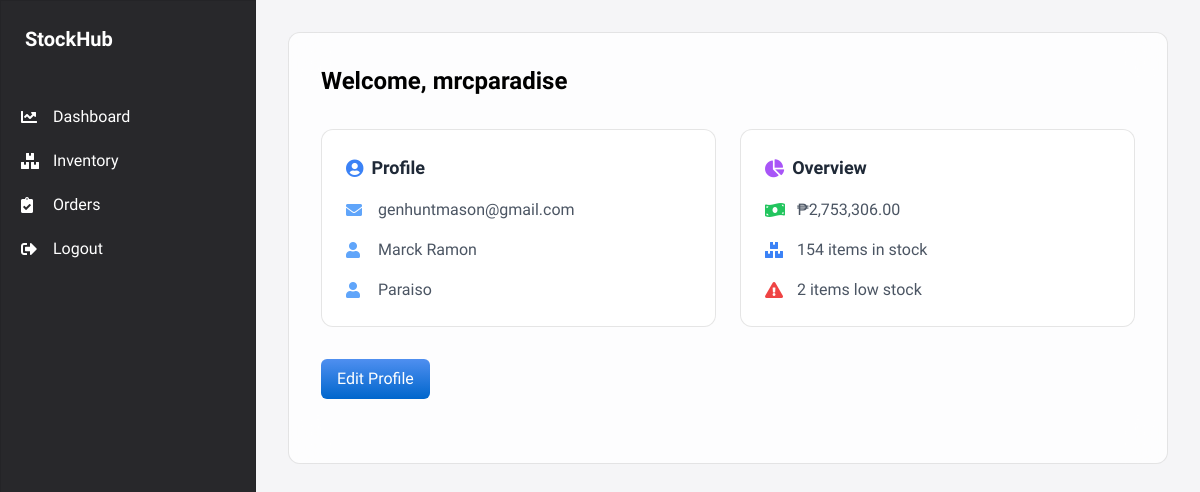
Page /inventory/dashboard/ (signed in) on the committed database.
### accounts/models.py (models this page shows, shortened)
class Admin(AbstractUser):
    email = models.EmailField(unique=True)
    first_name = models.CharField(max_length=150, null=False)
    last_name = models.CharField(max_length=150, null=False)
    USERNAME_FIELD = 'username'
    REQUIRED_FIELDS = ['email', 'first_name', 'last_name']
    objects = AdminManager()
    class Meta:
        verbose_name = 'admin'
        verbose_name_plural = 'admins'

### inventory/views.py (the view)
# urls.py: path('dashboard/', views.dashboard, name='dashboard'),
@login_required
def dashboard(request):
    user = request.user
    total_inventory_value = sum(item.quantity * item.price for item in InventoryItem.objects.all())
    total_items_in_stock = sum(item.quantity for item in InventoryItem.objects.all())
    low_stock_count = sum(1 for item in InventoryItem.objects.all() if item.quantity < 10)  # Example threshold for low stock
    return render(request, 'inventory/dashboard.html', {
        'user': user,
        'total_inventory_value': total_inventory_value,
        'total_items_in_stock': total_items_in_stock,
        'low_stock_count': low_stock_count,
    })

### inventory/templates/inventory/dashboard.html (shortened to what this page needs)
<!DOCTYPE html>
<html lang="en">
<head>
    {% load static %}
    {% load humanize %}
    <script src="https://cdn.tailwindcss.com"></script>
    <link href="https://cdnjs.cloudflare.com/ajax/libs/font-awesome/5.15.1/css/all.min.css" rel="stylesheet">
</head>
<body class="bg-[#f5f5f7] h-screen flex">
    <aside class="w-64 macos-window bg-[#28282b] text-white flex flex-col h-full" x-data="{ open: true }">
        <div class="flex items-center p-6">
            <h2 class="text-xl font-semibold">StockHub</h2>
        </div>
        <nav class="mt-4 flex-grow" :class="{'hidden': !open, 'block': open}">
            <a class="sidebar-item flex items-center" href="{% url 'dashboard' %}">
                <i class="fas fa-chart-line w-5"></i>
                <span class="ml-3">Dashboard</span>
            </a>
            <a class="sidebar-item flex items-center" href="{% url 'inventory_items' %}">
                <i class="fas fa-boxes w-5"></i>
                <span class="ml-3">Inventory</span>
            </a>
            <a class="sidebar-item flex items-center" href="{% url 'order_management' %}">
                <i class="fas fa-clipboard-check w-5"></i>
                <span class="ml-3">Orders</span>
            </a>
            <a class="sidebar-item flex items-center mt-auto" href="{% url 'logout' %}">
                <i class="fas fa-sign-out-alt w-5"></i>
                <span class="ml-3">Logout</span>
            </a>
        </nav>
    </aside>
    <main class="flex-1 p-8 overflow-auto">
        {% block content %}
        <div class="macos-window rounded-xl p-8">
            <h1 class="text-2xl font-semibold mb-8">Welcome, {{ user.username }}</h1>
            <div class="grid grid-cols-1 md:grid-cols-2 gap-6 mb-8">
                <div class="macos-window rounded-xl p-6 bg-white bg-opacity-50">
                    <h2 class="text-lg font-semibold mb-4 flex items-center text-gray-800">
                        <i class="fas fa-user-circle text-blue-500 mr-2"></i> Profile
                    </h2>
                    <div class="space-y-4">
                        <div class="flex items-center text-gray-600">
                            <i class="fas fa-envelope text-blue-400 w-5"></i>
                            <span class="ml-3">{{ user.email|default:"Add email" }}</span>
                        </div>
                        <div class="flex items-center text-gray-600">
                            <i class="fas fa-user text-blue-400 w-5"></i>
                            <span class="ml-3">{{ user.first_name|default:"Add first name" }}</span>
                        </div>
                        <div class="flex items-center text-gray-600">
                            <i class="fas fa-user text-blue-400 w-5"></i>
                            <span class="ml-3">{{ user.last_name|default:"Add last name" }}</span>
                        </div>
                    </div>
                </div>
                <div class="macos-window rounded-xl p-6 bg-white bg-opacity-50">
                    <h2 class="text-lg font-semibold mb-4 flex items-center text-gray-800">
                        <i class="fas fa-chart-pie text-purple-500 mr-2"></i> Overview
                    </h2>
                    <div class="space-y-4">
                        <div class="flex items-center text-gray-600">
                            <i class="fas fa-money-bill-wave text-green-500 w-5"></i>
                            <span class="ml-3">₱{{ total_inventory_value|intcomma }}</span>
                        </div>
                        <div class="flex items-center text-gray-600">
                            <i class="fas fa-boxes text-blue-500 w-5"></i>
                            <span class="ml-3">{{ total_items_in_stock }} items in stock</span>
                        </div>
                        <div class="flex items-center text-gray-600">
                            <i class="fas fa-exclamation-triangle text-red-500 w-5"></i>
                            <span class="ml-3">{{ low_stock_count }} items low stock</span>
                        </div>
                    </div>
                </div>
            </div>
            <div class="flex gap-4 mb-8">
                {% if not user.email or not user.first_name or not user.last_name %}
                    <button onclick="toggleAddForm()" class="macos-button">
                        Add Profile Info
                    </button>
                {% else %}
                    <button onclick="toggleEditForm()" class="macos-button">
                        Edit Profile
                    </button>
                {% endif %}
            </div>
        </div>
        {% endblock %}
    </main>
</body>
</html>

### inventory/templates/inventory/dashboard.html (style rules this page uses)
body { font-family: 'SF Pro Display', -apple-system, BlinkMacSystemFont, sans-serif; }
.macos-window { background: rgba(255, 255, 255, 0.8); backdrop-filter: blur(20px); border: 1px solid rgba(0, 0, 0, 0.1); }
.sidebar-item { margin: 4px 8px; padding: 8px 12px; border-radius: 6px; transition: all 0.2s; }
.macos-button { background: linear-gradient(to bottom, #4f8ff0, #0066cc); border-radius: 6px; padding: 8px 16px; color: white; font-weight: 500; transition: all 0.2s; }

### rows in the picture
Admin: username "mrcparadise", email "genhuntmason@gmail.com", first_name "Marck Ramon", last_name "Paraiso"

### other values in the picture
{{ total_inventory_value|intcomma }} "2,753,306.00"
{{ total_items_in_stock }} "154"
{{ low_stock_count }} "2"
